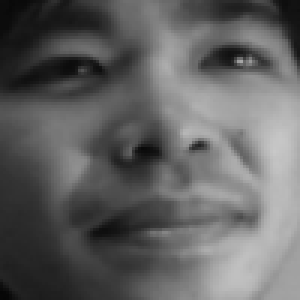
#> input picture doug_last_minute/260000016_2_edited.png, 100 x 100 px (shown 3 times larger)
$ python -i meanface_location.py   (imports and definitions only)   (Python 2 division)   (older library calls are emulated)
#> lines starting #> are read from the running program, lines starting #| are printed output that depends on the picture; after the words box and inside, x2 and y2 are one past the last pixel; in counts of white or black regions, pixels touching at a corner belong together
### faceDetection.py
import numpy as np
import cv2
import sys
from PIL import Image
import glob
import crop
import aspectRatio
import os
'''THIS WILL NOT WORK IF THE PERSON'S FACE IS WITHIN 20 PIXELS OF THE SIDE'''

def count(i, delta, image):
	count = 0
	for j in i:
		for k in j:
			if k[0] > delta and k[0] < image.shape[1] - delta:
				count += 1
	return count

'''Calculates the coordinates of a rectangle surrounding contours, returns a tuple'''
def calcminmax(image, cont, lengthx, lengthy, minx, miny, maxx, maxy):
	delta = 21
	for i in cont:
		if count(i, delta, image) > lengthx:
			for j in i:
				for k in j:
					if k[0] > 10 and k[1] > delta and k[0] < image.shape[1] - delta and k[1] < image.shape[0]-10:
						if k[0] < minx and k[1]:
							minx = k[0]
						if k[0] > maxx and k[1]:
							maxx = k[0]
		if len(i) > lengthy:
			for j in i:
				for k in j:
					if k[0] > 10 and k[1] > 10 and k[0] < image.shape[1] - 10 and k[1] < image.shape[0]-10:
						if k[1] < miny and k[1]:
							miny = k[1]
						if k[1] > maxy and k[1]:
							maxy = k[1]
	result = (minx, miny, maxx, maxy)
	return result

'''Contrasts the image to make it so we can see shadows using underflow, returns an image'''
# [12 lines left out: function contrastImage, not called in this run]

def findOuterSet(cont, miny, lengthy):
	conts = set()
	for i in cont:
		if len(i) > lengthy:
			for j in i:
				for k in j:
					if k[1] < miny + 30 and k[1] > miny - 30:
						conts.add(k[0])
	#print conts
	return conts

# [6 lines left out: function mean, not called in this run]

def outerMostSet(s, imageFile):
	minx = imageFile.shape[1]
	maxx = 0
	for i in s:
		if i < minx:
			minx = i
		if i > maxx:
			maxx = i
	return (minx, maxx)

def cropPicture(centerX, centerY, H, W):
	rect = [centerX - W/2, centerY - H/2, centerX + W/2, centerY + H/2]
	return rect

'''Gets the final bounding rectangle of the face'''
def getRectangle(impath):
#> called with impath = 'doug_last_minute/260000016_2_edited.png'
	filepath,filename = os.path.split(impath)
	filtername,exts = os.path.splitext(filename)
	image = cv2.imread(impath, 0)
#> image is the input picture: shape (100, 100); min 6, max 200, mean 97.5
	edge = cv2.Canny(image, 150, 150)
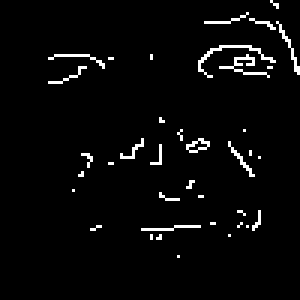
#> edge: shape (100, 100) (shown 3 times larger); 3.2% white in thin lines or dots, all inside (x1, y1, x2, y2) = (16, 0, 100, 86)
	binary, dst = cv2.threshold(edge,130,255,0)
	contours, h = cv2.findContours(dst,cv2.RETR_LIST,cv2.CHAIN_APPROX_SIMPLE)
#> contours = 39 contours, all with area under 20; h = 39 rows, first 6: [1, -1, -1, -1], [2, 0, -1, -1], [3, 1, -1, -1], [4, 2, -1, -1], [5, 3, -1, -1], [6, 4, -1, -1]
	rect = calcminmax(image, contours, 45, 5, image.shape[1], image.shape[0], 0, 0)
#> the loop in calcminmax, `for i in cont:` made 39 passes
#> i on passes 1, 2, 3, 4, 5, 8, 9, 11, 12, 14, 16, 17: [[59, 85]], [[76, 78]], [[53, 78], [52, 79], [53, 79]], [[50, 78], [50, 79]], [[82, 75]], [[80, 74], [79, 75]], [[70, 74], [71, 74]], [[79, 70], [80, 70], [81, 71], [80, 70]], [[66, 65], [67, 65]], [[24, 63]], [[27, 57], [26, 58], [27, 58]], [[36, 54], [37, 54]]
#> after the loop in calcminmax, `for i in cont:`: maxx = 0; maxy = 76; minx = 100; miny = 15
#> in calcminmax, `result = (minx, miny, maxx, maxy)`: result = (100, 15, 0, 76)
#> rect = (100, 15, 0, 76)

	delta = float(93)/float(480) * float(image.shape[0])
#> delta = 19.38
	centerY = float(rect[1] + delta)
#> centerY = 34.38
	m = outerMostSet(findOuterSet(contours, centerY, 15), image)
#> the loop in findOuterSet, `for i in cont:` made 39 passes
#> after the loop in findOuterSet, `for i in cont:`: conts = 39 items
#> in outerMostSet, `minx = imageFile.shape[1]`: minx = 100
#> m = (16, 99)
	Width = float(m[1] - m[0])
#> Width = 83
	centerX = float(m[0]) + Width/2
#> centerX = 57.5
	Height = float(Width * 1.418)
#> Height = 117.7
	rect1 = cropPicture(int(centerX),int(centerY), int(Height), int(Width))
#> rect1 = [16, -24, 98, 92]
	rect1[1] = min(rect1[1], rect[1])
	#cv2.rectangle(image, (rect1[0], rect1[1]), (rect1[2], rect1[3]), (0,255,0))

	'''Reads the image again and contrasts it for shadows'''
	# [5 lines of commented-out code are left out]

	image = cv2.imread(impath)
	cv2.drawContours(image, contours,-1, (0,255,0))
	cv2.rectangle(image, (rect1[0], rect[1]), (rect1[2], rect1[3]), (0, 0, 255))
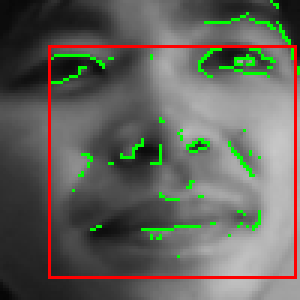
#> image: shape (100, 100, 3) (shown 3 times larger); mean B, G, R 91.3, 99, 99.4
	cv2.rectangle(image, (int(centerX)-10, int(centerY)-10), (int(centerX)+10, int(centerY)+10), (255,0,0))
	cv2.rectangle(image, (rect1[0], rect1[1]), (rect1[2], rect1[3]), (0,255,0))
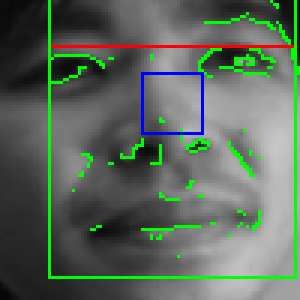
#> image: shape (100, 100, 3) (shown 3 times larger); mean B, G, R 92.3, 104.7, 92.3
	cv2.imshow(filtername, image)
	cv2.waitKey(0)
	return rect1

'''files = glob.glob("./OurTeam/*")

ARList = [0] * len(files)
CenterX = [0] * len(files)
CenterY = [0] * len(files)
Width = [0] * len(files)
Height = [0] * len(files)
counter = 0
rectList = [(0, 0, 0, 0)] * len(files)
for imageFile in files:
	rect = getRectangle(imageFile)
	print rect
	crop.cropp(imageFile, rect)
	''''''
 	width = rect[2] - rect[0]
 	height = rect[3] - rect[1]
 	Width[counter] = width
 	print Width[counter]
 	Height[counter] = height
 	print Height[counter]
	CenterX[counter] = rect[0] + width/2
 	CenterY[counter] = rect[1] + height/2
 	ARList[counter] = float(width)/float(height)
 	print ARList[counter]
 	counter += 1'''

'''
AR = aspectRatio.getAverage(ARList)
width = aspectRatio.getAverage(Width)
height = aspectRatio.getAverage(Height)

counter = 0
for imageFile in files:
 	crop.cropp(imageFile, )
 	counter = counter + 1'''

### crop.py
from PIL import Image
import glob
import os
import numpy as np
import cv2
#files = glob.glob("./training_dataset/*.png")


def cropp(imageFile, rect):
#> called with imageFile = 'doug_last_minute/260000016_2_edited.png'
    filepath,filename = os.path.split(imageFile)
#> filepath = 'doug_last_minute'; filename = '260000016_2_edited.png'
    filtername,exts = os.path.splitext(filename)
    im = Image.open(imageFile).convert("L")

    GoldenRto = 1.418

    #print im.size
    #Address blackboxing at bottom
    bottom = rect[3]
#> bottom = 92
    top = rect[1]
#> top = -24
    left = rect[0]
#> left = 16
    right = rect[2]
#> right = 98

    if bottom > im.size[1]:
    	delta = bottom - im.size[1]
        top -= delta
    	bottom = im.size[1]

    box = (rect[0], top, rect[2], bottom)
#> box = (16, -24, 98, 92)
    # print box
    cropped_im = im.crop(box)
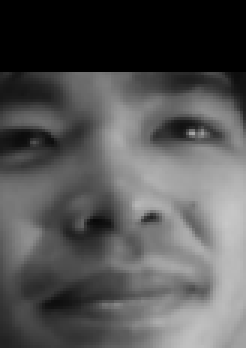
#> cropped_im: PIL image 82x116 L (shown 3 times larger); min 0, max 200, mean 84

    fixedW = 160

    fixedH = int(fixedW * GoldenRto)

    return cropped_im.resize((fixedW,fixedH),Image.ANTIALIAS)

    # print filtername
    # plt.imshow(cropped_im)
    #(cropped_im.resize((fixedW,fixedH),Image.ANTIALIAS)).save("./OurTeam_edited/" +filtername+"_edited.bmp",'BMP')

### face_rec/recognize.py
import numpy as np
from pre_process import FishTrainer
from utils import make_array
import matplotlib.pyplot as plt
import matplotlib.cm as cm

# [5 lines left out: function project_face, not called in this run]

# class BaseRecon(object):
# 	"""Base model to predict ID of faces after training"""
# 	def __init__(self,array_files):
# 		pass

# 	def load(self,files):
# 		for a_file in files
# 		load(files)
def euclidian_diff(trained_scores,novel_score):
	difference = trained_scores - novel_score
	return np.linalg.norm(difference,axis = 1)

# [17 lines left out: functions mahcos_diff, mah_euclid_diff, not called in this run]

def soft_diff(trained_scores,novel_score,eigenvalues):
	lam = eigenvalues**0.2
	diff = np.empty()

class EigenRecon(object):

	# [25 lines left out: functions __init__, recognize, not called in this run]


############################################################################
#LEGACY
class EigenfaceRecon(object):
	"""Used to predict ID of faces"""
	# [82 lines left out: functions __init__, recognize, not called in this run]


class FishRecon(object):
	def __init__(self,folder):
		self.mean = np.load(folder+'mean.npy')
		self.scalings = np.load(folder+'scalings.npy')
		self.coeffs = np.load(folder+'coef.npy')
		self.intercept = np.load(folder+'intercept.npy')
		self.classes = np.load(folder+'classes.npy')

# fish=FishTrainer(train,labels)
# self.mean,self.scalings,self.coeffs,self.intercept,self.classes = fish.data()

	# [22 lines left out: functions recognize, main, not called in this run]


# [2 lines that do not run on import are left out]


### meanface_location.py
import glob
from PIL import Image
import os
import matplotlib.pyplot as plt
import crop
import numpy as np
import cv2
import faceDetection

def locate_face(file_path):
    best_match = 0.0
    best_idx = 0.0
    filepath,filename = os.path.split(file_path)
    filtername,exts = os.path.splitext(filename)
#    testIm = Image.open(file_path).convert('L')
    H=100
    W=100
    AR=1

    testIm=crop.cropp(file_path,faceDetection.getRectangle(file_path))

# [9 lines of commented-out code are left out]
    mean_face_W=100
    mean_face_H=100

    def cropSection(actualImage,posX,posY,cropX,cropY,AR):
        bigX,bigY=cropX,cropY
        if (1.0*bigX/bigY)>AR:
            newY=bigY
            while (1.0*newY*AR)%1 !=0.0:
                newY=newY-1
            newX=int(newY*AR)
        else:
            newX=bigX
            while (1.0*newX/AR)%1 !=0.0:
                newX=newX-1
            newY=int(1.0*newX/AR)
        return actualImage.crop((posX,posY,posX+newX,posY+newY))

    i=0
    j=0
    testIm_W,testIm_H=testIm.size
#> testIm_W = 160; testIm_H = 226
    decay=0.5
    min_norm=9999999999999

    kmax=8
    for k in xrange(1,kmax):
        testIm_c=cropSection(testIm,0,0,int(testIm_W/k**decay),int(testIm_H/k**decay),AR)
        testIm_c_W,testIm_c_H=testIm_c.size
        dxRight=testIm_W-testIm_c_W
        dxBot=testIm_H-testIm_c_H
        print 'testIm_c_W,testIm_c_H', testIm_c_W,testIm_c_H,' dxRight,dxBot,k',dxRight,dxBot,k
#> this loop made 7 passes
#> pass 1, in locate_face, `testIm_c=cropSection(testIm,0,0,int(testIm_W/k**decay),int(testIm_H/k*..`:
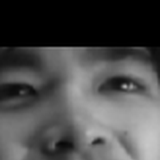
#> testIm_c: PIL image 160x160 L; min 0, max 200, mean 74.1
#> pass 2, in locate_face, `testIm_c=cropSection(testIm,0,0,int(testIm_W/k**decay),int(testIm_H/k*..`:
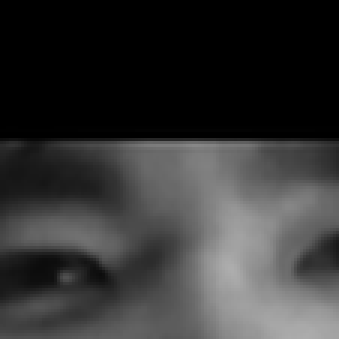
#> testIm_c: PIL image 113x113 L (shown 3 times larger); min 0, max 173, mean 52.5
#> pass 3, in locate_face, `testIm_c=cropSection(testIm,0,0,int(testIm_W/k**decay),int(testIm_H/k*..`:
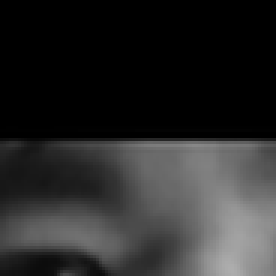
#> testIm_c: PIL image 92x92 L (shown 3 times larger); min 0, max 173, mean 41.7

    for k in xrange(1,kmax):
        print k,
        testIm_c=cropSection(testIm,0,0,int(testIm_W/k**decay),int(testIm_H/k**decay),AR)
        testIm_c_W,testIm_c_H=testIm_c.size
        #print testIm_c.size
        #plt.imshow(testIm_c)
        #plt.figure()
        dxRight=testIm_W-testIm_c_W
        dxBot=testIm_H-testIm_c_H
        step=20
        xSteps=step
        ySteps=step
        if(dxRight==0):
            dxRight=dxRight+1
            xSteps=1
        if(dxBot==0):
            dxBot=dxBot+1
            ySteps=1
        if(dxRight/xSteps==0):xSteps=1
        if(dxBot/ySteps==0):ySteps=1

        #print dxRight,dxRight/xSteps
        #print dxBot,dxBot/ySteps
        for i in xrange(0,dxRight,dxRight/xSteps):
            for j in xrange(0,dxBot,dxBot/ySteps):
                testIm_c=cropSection(testIm,i,j,int(testIm_W/k**decay),int(testIm_H/k**decay),AR)
                testIm_c_W,testIm_c_H=testIm_c.size

                #print testIm_c.size
                #plt.imshow(testIm_c)
                #plt.figure()

                testIm_cs=testIm_c.resize((mean_face_W,mean_face_H), Image.ANTIALIAS)
                arr = np.asarray(testIm_cs)

                max_idx, max_match = fish.recognize(arr.flatten())
                # print best_idx
                # print max_match
                if max_match > best_match:
                    best_idx = max_idx
    print best_idx
                # [42 lines of commented-out code are left out]

dataset=glob.glob('Test Dataset/2670369438_9_.*')
mean_face_imgfmt = [None] * len(dataset)
kkk=0
from face_rec.recognize import EigenfaceRecon,FishRecon,EigenRecon

# [1 line that did not run here, left out]
# [5 lines not run here, left out]

#    crop.cropp(pic_path, centerX, centerY, Wi, He)IMG_20141121_042505.bmp

#> (the run stopped early here; a loop or call above may not have finished)

$ run again, on doug_last_minute/260377516_1__edited.png
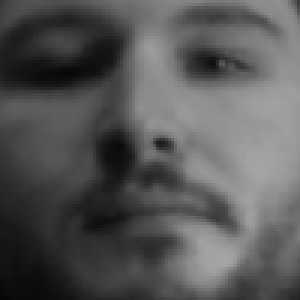
#> input picture doug_last_minute/260377516_1__edited.png, 100 x 100 px (shown 3 times larger)
#> in getRectangle, image is the input picture: shape (100, 100); min 6, max 167, mean 86.9
#> in getRectangle, `edge = cv2.Canny(image, 150, 150)`:
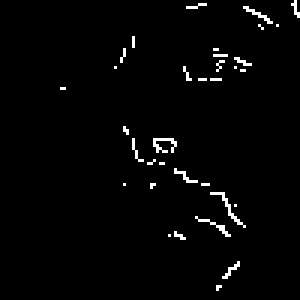
#> edge: shape (100, 100) (shown 3 times larger); 2% white in thin lines or dots, all inside (x1, y1, x2, y2) = (20, 0, 100, 97)
#> contours = 34 contours, all with area under 20; h = 34 rows, first 6: [1, -1, -1, -1], [2, 0, -1, -1], [3, 1, -1, -1], [4, 2, -1, -1], [5, 3, -1, -1], [6, 4, -1, -1]
#> the loop in calcminmax, `for i in cont:` made 34 passes
#> i on passes 1, 3, 6, 8, 9, 10, 12, 13: [[72, 95], [72, 96], [73, 95]], [[56, 78]], [[78, 68]], [[67, 61], [69, 61]], [[50, 61], [50, 62], [51, 61]], [[41, 61]], [[53, 54], [54, 54]], [[51, 53], [50, 54], [49, 54], [50, 54]]
#> after the loop in calcminmax, `for i in cont:`: maxx = 0; maxy = 89; minx = 100; miny = 16
#> result = (100, 16, 0, 89)
#> centerY = 35.38
#> the loop in findOuterSet, `for i in cont:` made 34 passes
#> after the loop in findOuterSet, `for i in cont:`: conts = 13 items
#> in outerMostSet, `minx = imageFile.shape[1]`: minx = 100
#> m = (51, 90)
#> Width = 39
#> centerX = 70.5
#> Height = 55.3
#> rect1 = [51, 8, 89, 62]
#> filepath = 'doug_last_minute'; filename = '260377516_1__edited.png'
#> bottom = 62
#> top = 8
#> left = 51
#> right = 89
#> box = (51, 8, 89, 62)
#> the loop in locate_face, `for k in xrange(1,kmax):` made 7 passes
#> pass 3, in locate_face, `testIm_c=cropSection(testIm,0,0,int(testIm_W/k**decay),int(testIm_H/k*..`:
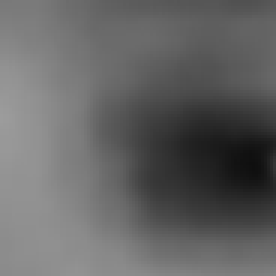
#> testIm_c: PIL image 92x92 L (shown 3 times larger); min 15, max 156, mean 100.1

$ run again, on doug_last_minute/260377516_2__edited.png
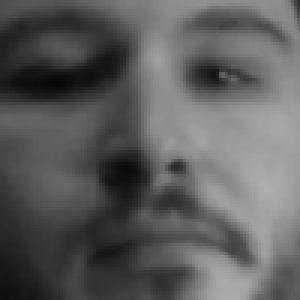
#> input picture doug_last_minute/260377516_2__edited.png, 100 x 100 px (shown 3 times larger)
#> in getRectangle, image is the input picture: shape (100, 100); min 7, max 173, mean 92.9
#> in getRectangle, `edge = cv2.Canny(image, 150, 150)`:
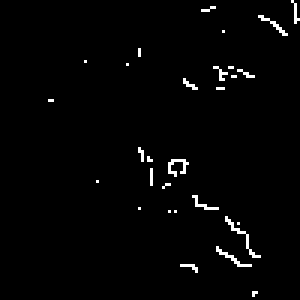
#> edge: shape (100, 100) (shown 3 times larger); 1.8% white in thin lines or dots, all inside (x1, y1, x2, y2) = (16, 0, 100, 99)
#> contours = 29 contours, all with area under 20; h = 29 rows, first 6: [1, -1, -1, -1], [2, 0, -1, -1], [3, 1, -1, -1], [4, 2, -1, -1], [5, 3, -1, -1], [6, 4, -1, -1]
#> the loop in calcminmax, `for i in cont:` made 29 passes
#> i on passes 1, 4, 6, 7, 8, 10, 11, 12: [[84, 97], [84, 98], [85, 97]], [[79, 74]], [[58, 70]], [[56, 70]], [[46, 69]], [[55, 61], [54, 62], [55, 61], [56, 61]], [[32, 60]], [[50, 56], [50, 61]]
#> after the loop in calcminmax, `for i in cont:`: maxx = 0; maxy = 88; minx = 100; miny = 22
#> result = (100, 22, 0, 88)
#> centerY = 41.38
#> the loop in findOuterSet, `for i in cont:` made 29 passes
#> after the loop in findOuterSet, `for i in cont:`: conts = 6 items
#> in outerMostSet, `minx = imageFile.shape[1]`: minx = 100
#> m = (56, 62)
#> Width = 6
#> centerX = 59
#> Height = 8.51
#> rect1 = [56, 37, 62, 45]
#> filepath = 'doug_last_minute'; filename = '260377516_2__edited.png'
#> bottom = 45
#> top = 22
#> left = 56
#> right = 62
#> box = (56, 22, 62, 45)
#> the loop in locate_face, `for k in xrange(1,kmax):` made 7 passes
#> pass 2, in locate_face, `testIm_c=cropSection(testIm,0,0,int(testIm_W/k**decay),int(testIm_H/k*..`:
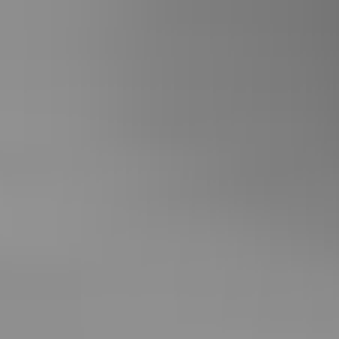
#> testIm_c: PIL image 113x113 L (shown 3 times larger); min 116, max 147, mean 136.2

$ run again, on doug_last_minute/260377516_5__edited.png
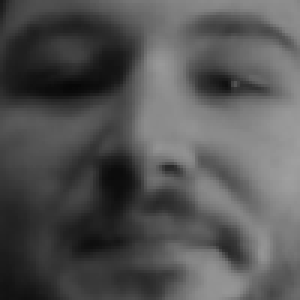
#> input picture doug_last_minute/260377516_5__edited.png, 100 x 100 px (shown 3 times larger)
#> in getRectangle, image is the input picture: shape (100, 100); min 7, max 159, mean 83.9
#> edge: shape (100, 100); 1.5% white in thin lines or dots, all inside (x1, y1, x2, y2) = (40, 4, 98, 99)
#> contours = 25 contours, all with area under 20; h = 25 rows, first 6: [1, -1, -1, -1], [2, 0, -1, -1], [3, 1, -1, -1], [4, 2, -1, -1], [5, 3, -1, -1], [6, 4, -1, -1]
#> the loop in calcminmax, `for i in cont:` made 25 passes
#> i on passes 1, 2, 5, 6, 7, 8, 9, 10: [[79, 98], [81, 98]], [[80, 82], [80, 83]], [[76, 75]], [[64, 67], [65, 68], [65, 67]], [[75, 62], [75, 63], [76, 63]], [[53, 62], [52, 63], [51, 63], [52, 63]], [[72, 59], [72, 60], [73, 60]], [[47, 58], [47, 61], [48, 62], [47, 61]]
#> after the loop in calcminmax, `for i in cont:`: maxx = 0; maxy = 89; minx = 100; miny = 17
#> result = (100, 17, 0, 89)
#> centerY = 36.38
#> the loop in findOuterSet, `for i in cont:` made 25 passes
#> after the loop in findOuterSet, `for i in cont:`: conts = 19 items
#> in outerMostSet, `minx = imageFile.shape[1]`: minx = 100
#> m = (54, 97)
#> Width = 43
#> centerX = 75.5
#> Height = 60.97
#> rect1 = [54, 6, 96, 66]
#> filepath = 'doug_last_minute'; filename = '260377516_5__edited.png'
#> bottom = 66
#> top = 6
#> left = 54
#> right = 96
#> box = (54, 6, 96, 66)
#> the loop in locate_face, `for k in xrange(1,kmax):` made 7 passes
#> pass 3, in locate_face, `testIm_c=cropSection(testIm,0,0,int(testIm_W/k**decay),int(testIm_H/k*..`:
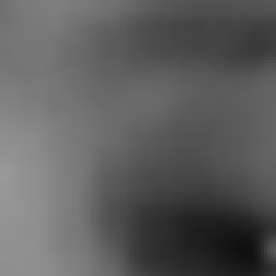
#> testIm_c: PIL image 92x92 L (shown 3 times larger); min 16, max 153, mean 93.8
